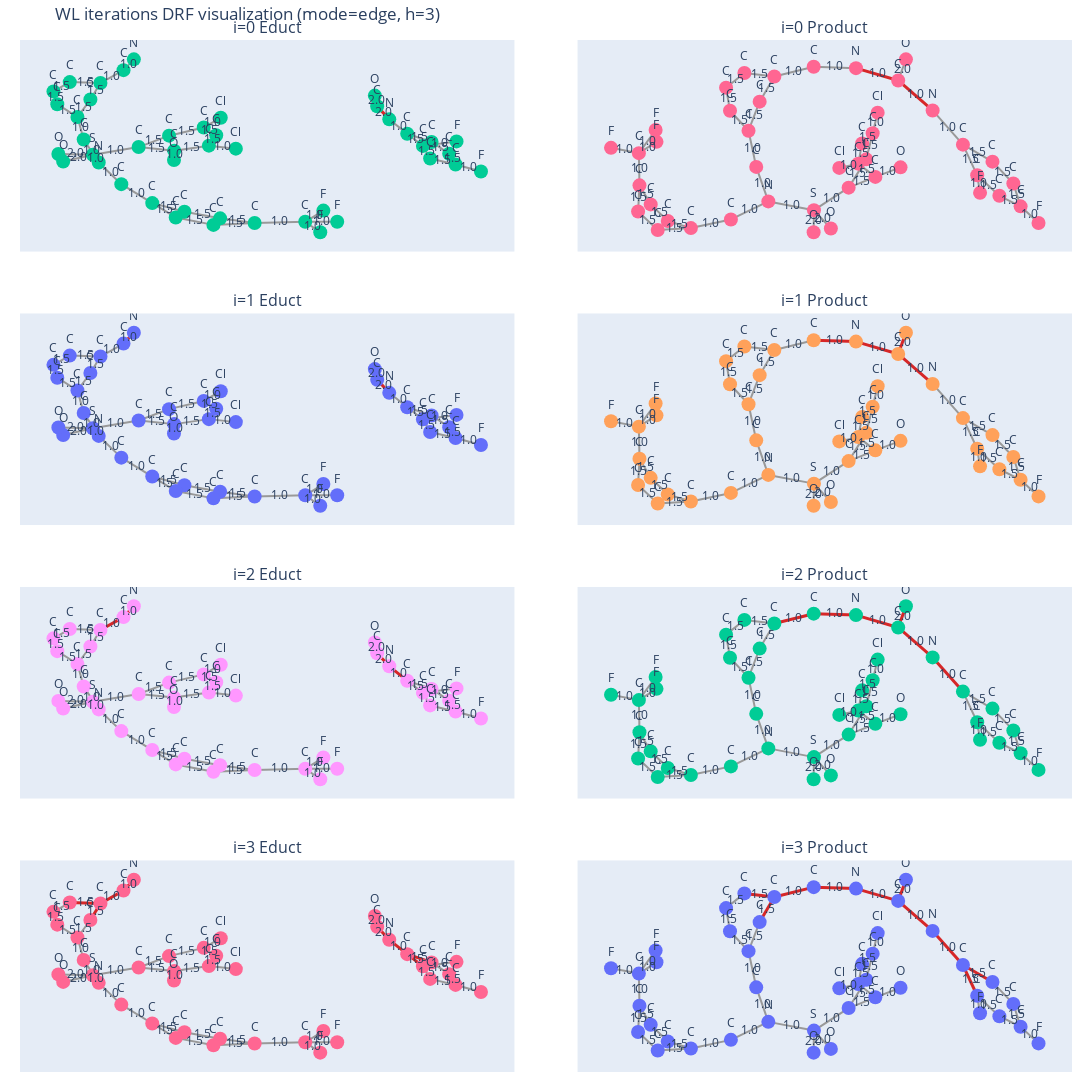

The cell this chart's notebook holds for it:
### Markdown cell above
### WL–DRF Features per Iteration and Visualization

This cell computes WL-enhanced DRF features separately for each WL iteration and
prints their total counts.  
The accompanying visualization highlights, for each iteration, which graph elements
contribute to the DRF representation, illustrating how increasingly larger
neighborhood information influences the detected reaction changes.

Red graph elements indicate nodes or edges that contribute to the DRF representation, i.e. structural changes between reactants and products.
(Rot markiert = das ist die Reaktion.
Grau = chemisch irrelevant Hintergrund.)

### Code cell
per_iter, total = drf_wl_features_per_iter_from_rsmi(rsmi, h=3, mode="edge")
print([sum(c.values()) for c in per_iter], "sum:", sum(total.values()))


fig = plot_wl_drf_iterations_from_rsmi(rsmi, h=3, mode="edge", show_edge_labels=True)
fig.show()
